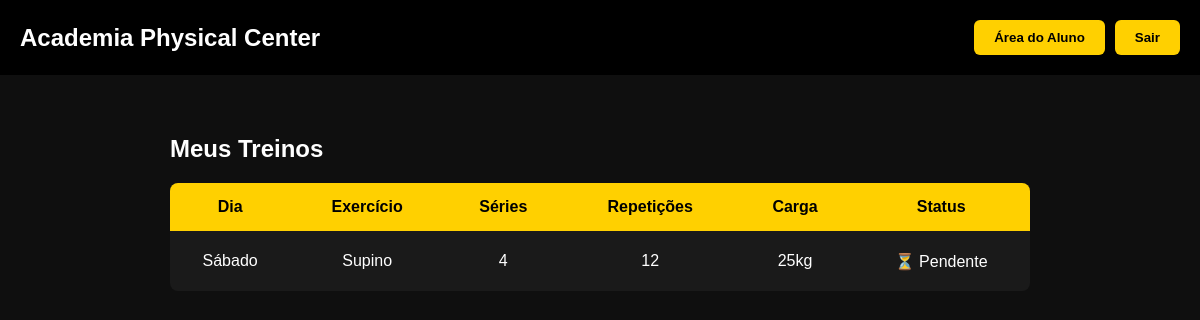
/treinos.php (signed in), run on the app's committed database.
### tables this page shows
CREATE TABLE treinos (
            id INTEGER PRIMARY KEY AUTOINCREMENT,
            usuario_id INTEGER,
            dia TEXT,
            exercicio TEXT,
            series TEXT,
            repeticoes TEXT,
            carga TEXT,
            status TEXT DEFAULT 'pendente',

            FOREIGN KEY (usuario_id) REFERENCES usuarios(id)
        );

### treinos.php (the view, shortened to what this page needs)
<?php
require "database.php";
$id = $_SESSION['usuario'];
$sql = $db->prepare("
    SELECT *
    FROM treinos
    WHERE usuario_id = ?
    ORDER BY id DESC
");
$sql->execute([$id]);
$treinos = $sql->fetchAll();
?>
<!DOCTYPE html>
<html lang="pt-BR">
<head>
    <link rel="stylesheet" href="style.css">
</head>
<body>
<header>
    <div class="header-container">
        <h1 class="logo">Academia Physical Center</h1>
        <div class="header-buttons">
            <a href="area_aluno.php">
                <button type="button">Área do Aluno</button>
            </a>
            <a href="logout.php">
                <button type="button">Sair</button>
            </a>
        </div>
    </div>
</header>
<div class="treinos-container">
    <h2>Meus Treinos</h2>
    <?php if (count($treinos) === 0): ?>
        <p>Nenhum treino disponível ainda.</p>
    <?php else: ?>
    <table>
        <tr>
            <th>Dia</th>
            <th>Exercício</th>
            <th>Séries</th>
            <th>Repetições</th>
            <th>Carga</th>
            <th>Status</th>
        </tr>
        <?php foreach ($treinos as $treino): ?>
            <tr>
                <td><?= htmlspecialchars($treino['dia']) ?></td>
                <td><?= htmlspecialchars($treino['exercicio']) ?></td>
                <td><?= htmlspecialchars($treino['series']) ?></td>
                <td><?= htmlspecialchars($treino['repeticoes']) ?></td>
                <td><?= htmlspecialchars($treino['carga']) ?></td>
                <td>
                    <?= $treino['status'] === 'concluido'
                        ? '✅ Concluído'
                        : '⏳ Pendente' ?>
                </td>
            </tr>
        <?php endforeach; ?>
    </table>
    <?php endif; ?>
</div>
</body>
</html>

### style.css (style rules this page uses)
* { margin: 0; padding: 0; box-sizing: border-box; font-family: Arial, Helvetica, sans-serif; }
body { background: #0f0f0f; color: white; }
header { width: 100%; background: #000; }
.header-container { max-width: 1200px; margin: auto; display: flex; align-items: center; justify-content: space-between; padding: 20px; }
header h1 { font-size: 24px; }
button { background: #ffd000; border: none; padding: 10px 20px; font-weight: bold; cursor: pointer; transition: 0.3s; border-radius: 6px; }
.header-buttons { display: flex; gap: 10px; }
.treinos-container { max-width: 900px; margin: 60px auto; padding: 0 20px; }
table { width: 100%; border-collapse: collapse; margin-top: 20px; background: #1a1a1a; border-radius: 8px; overflow: hidden; }
th { background: #ffd000; color: black; padding: 15px; }
td { padding: 12px; text-align: center; border-bottom: 1px solid #333; height: 60px; }
tr:last-child td { border-bottom: none; }

### data on the page
treinos: dia "Sábado", exercicio "Supino", series "4", repeticoes "12", carga "25kg", status "⏳ Pendente"
